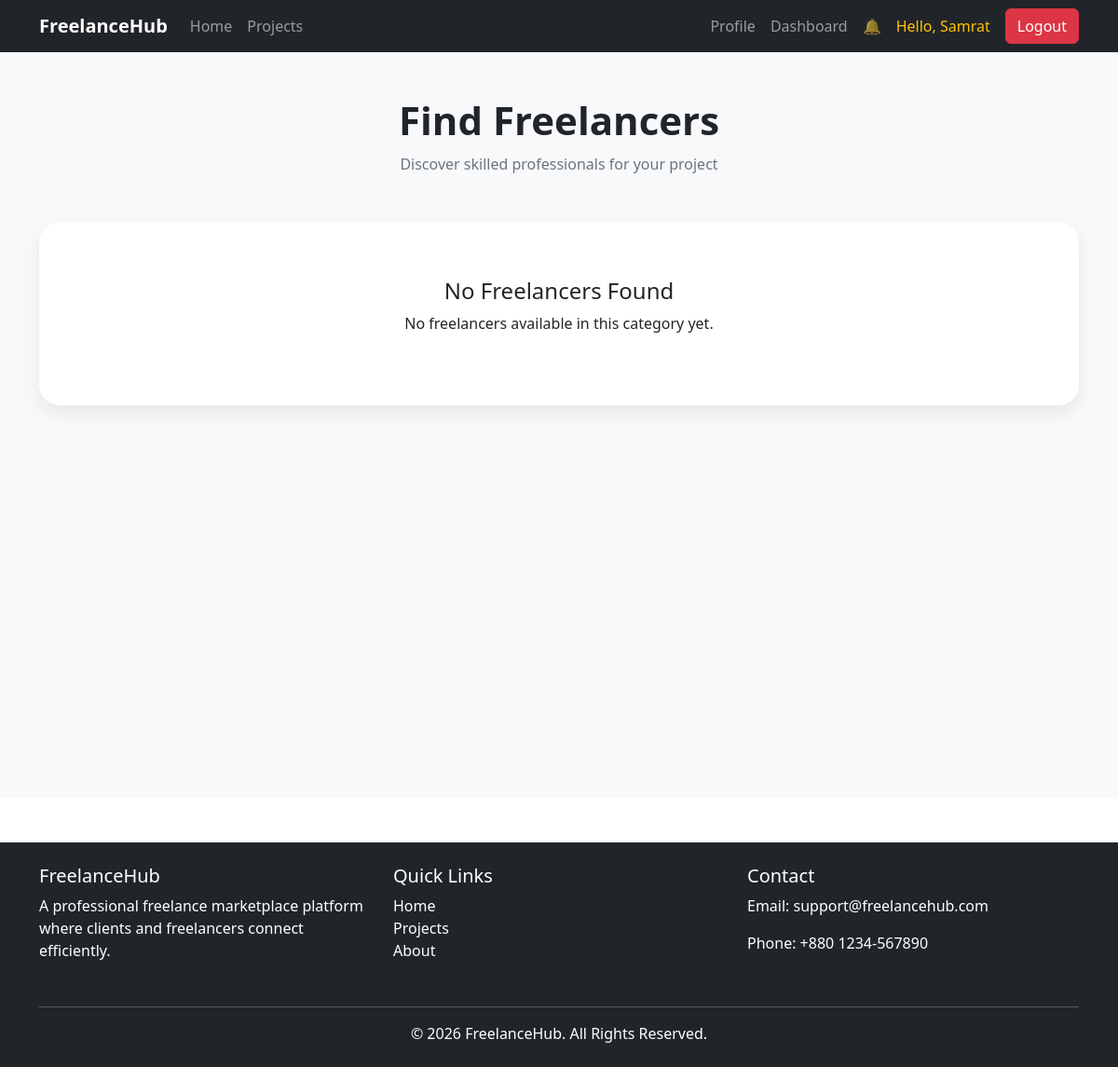
Page /projects/freelancers/category/marketting/ (signed in) on the earlier database version.
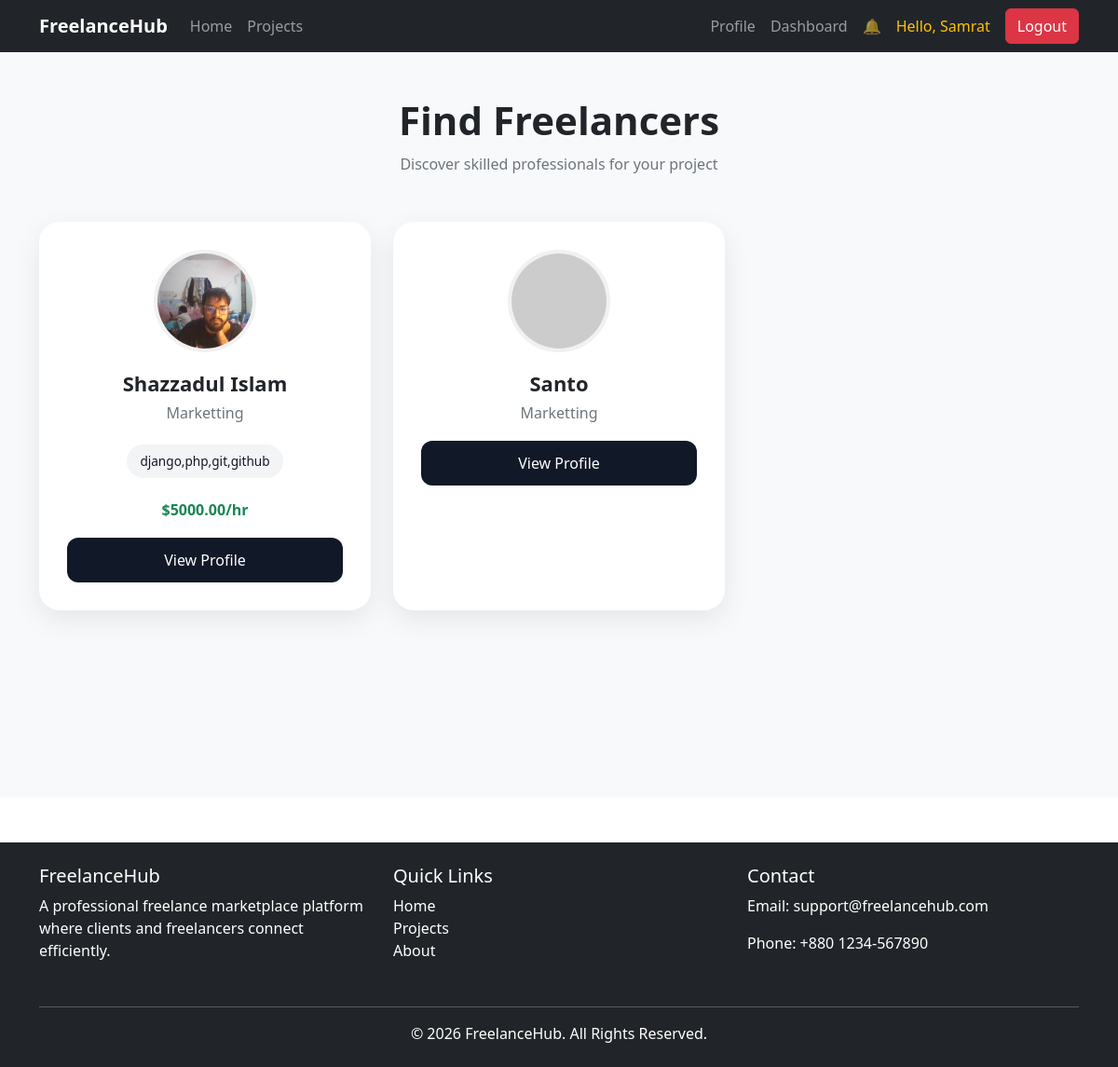
Same page on the later database version.
### profiles/models.py (models this page shows, shortened)
class FreelanceProfile(models.Model):
    user = models.OneToOneField(
        settings.AUTH_USER_MODEL,
        on_delete=models.CASCADE,
        related_name='freelancer_profile'
    )
    profile_image = models.ImageField(
        upload_to='freelancers/',
        blank=True,
        null=True
    )
    bio = models.TextField(
        blank=True
    )
    skills = models.CharField(
        max_length=300,
        blank=True,
        help_text='Separate skills with commas'
    )
    category = models.ForeignKey(
    Category,
    on_delete=models.SET_NULL,
    null=True,
    blank=True
)
    github = models.URLField(
        blank=True
    )
    linkedin = models.URLField(
        blank=True
    )
    portfolio = models.URLField(
        blank=True
    )
    hourly_rate = models.DecimalField(
        max_digits=10,
        decimal_places=2,
        blank=True,
        null=True
    )

### accounts/models.py (models this page shows, shortened)
class User(AbstractUser):
    role= models.CharField(max_length=50,choices=ROLE_CHOICES)
    is_verified= models.BooleanField(default=False)

### categories/models.py (models this page shows, shortened)
class Category(models.Model):
    name = models.CharField(max_length=200)
    slug = models.SlugField(max_length=100,unique=True,null=True,blank=True)

### projects/views.py (the view)
@login_required
def category_freelancers(request, slug):
    freelancers = FreelanceProfile.objects.filter(
        category__slug=slug
    )
    return render(
        request,
        'category/freelancer_list.html',
        {
            'freelancers': freelancers,
            'slug': slug
        }
    )

### notifications/context_processors.py (called while the page is built)
def notification_count(request):
    count = 0
    if request.user.is_authenticated:
        count = Notification.objects.filter(
            user=request.user,
            is_read=False
        ).count()
    return {
        'notification_count': count
    }

### templates/category/freelancer_list.html (shortened to what this page needs)
{% extends 'base.html' %}
{% block content %}
<div class="freelancer-page py-5">
    <div class="container">
        <div class="text-center mb-5">
            <h2 class="page-title">
                Find Freelancers
            </h2>
            <p class="page-subtitle">
                Discover skilled professionals for your project
            </p>
        </div>
        <div class="row g-4">
            {% for freelancer in freelancers %}
            <div class="col-lg-4 col-md-6">
                <div class="freelancer-card">
                    {% if freelancer.profile_image %}
                        <img
                            src="{{ freelancer.profile_image.url }}"
                            class="freelancer-image"
                        >
                    {% else %}
                        <img
                            src="https://via.placeholder.com/110"
                            class="freelancer-image"
                        >
                    {% endif %}
                    <h4 class="freelancer-name">
                        {{ freelancer.user.first_name }}
                    </h4>
                    <p class="freelancer-category">
                        {{ freelancer.category.name }}
                    </p>
                    {% if freelancer.skills %}
                    <div>
                        {% for skill in freelancer.skills.split %}
                            <span class="skill-badge">
                                {{ skill }}
                            </span>
                        {% endfor %}
                    </div>
                    {% endif %}
                    {% if freelancer.hourly_rate %}
                    <div class="freelancer-rate">
                        ${{ freelancer.hourly_rate }}/hr
                    </div>
                    {% endif %}
                    <a
                        href="{% url 'freelancer_profile' freelancer.user.id %}"
                        class="profile-btn"
                    >
                        View Profile
                    </a>
                </div>
            </div>
            {% empty %}
            <div class="col-12">
                <div class="empty-box">
                    <h4>
                        No Freelancers Found
                    </h4>
                    <p>
                        No freelancers available in this category yet.
                    </p>
                </div>
            </div>
            {% endfor %}
        </div>
    </div>
</div>
{% endblock %}

Differences in the rows shown:
added FreelanceProfile: profile_image (picture), user.first_name "Shazzadul Islam", category.name "Marketting", split "django,php,git,github", hourly_rate "5000.00"
added FreelanceProfile: user.first_name "Santo", category.name "Marketting"
Other differences:
text no longer shown: "No Freelancers Found No freelancers available in this category yet."
